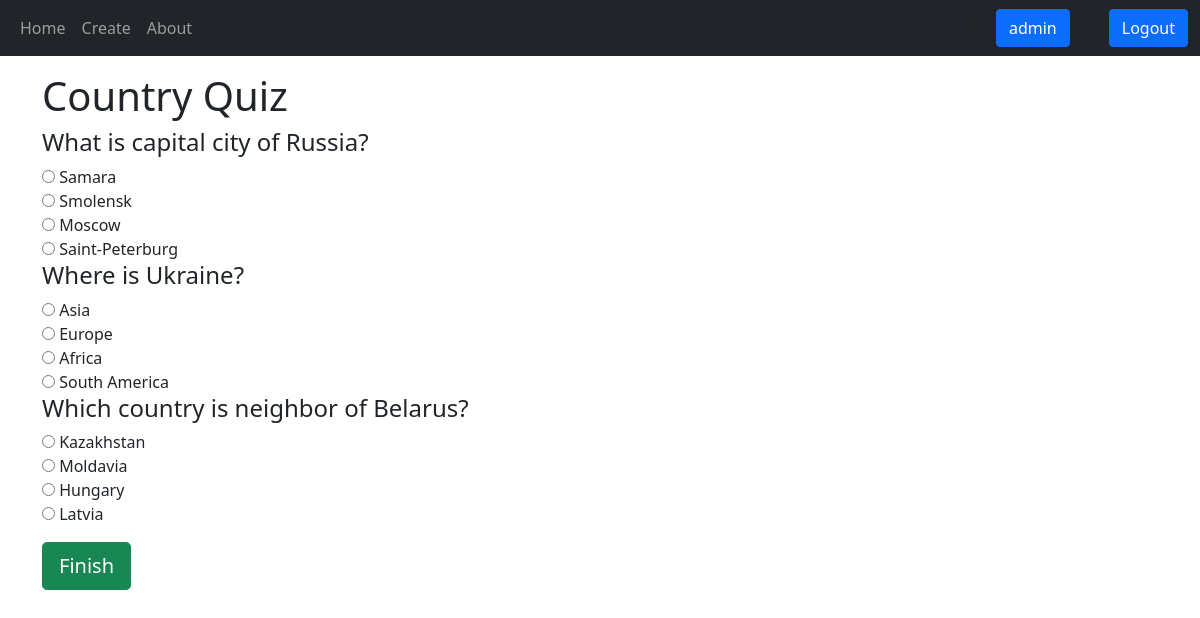
/play/17/ (signed in), run on the app's committed database.
### quiz/models.py (models this page shows, shortened)
class Quiz(models.Model):
    user = models.ForeignKey(User, on_delete=models.CASCADE)
    quiz_name = models.CharField(max_length=200)
    '''
    def getUsername(self):
        return self.user.username
    username = getUsername
    quiz_image = models.ImageField(upload_to=f'user_images/{username}/{quiz_name}/')
    '''
    pub_date = models.DateTimeField('Publication date')

class Question(models.Model):
    quiz = models.ForeignKey(Quiz, on_delete=models.CASCADE)
    question_text = models.CharField(max_length=200)

class Answer(models.Model):
    question = models.ForeignKey(Question, on_delete=models.CASCADE)
    answer_text = models.CharField(max_length=200)
    points = models.IntegerField(default=0)

### quiz/views.py (the view)
# urls.py: path('play/<int:quiz_id>/', views.play, name='play'),
def play(request, quiz_id):
    quiz = Quiz.objects.get(pk=quiz_id)
    question_list = quiz.question_set.all()
    return render(request, 'quiz/play.html', context={"quiz": quiz, "question_list": question_list})

### quiz/templates/quiz/play.html (shortened to what this page needs)
<!DOCTYPE html>
<html lang="en">
<head>
    <link href="https://cdn.jsdelivr.net/npm/bootstrap@5.1.2/dist/css/bootstrap.min.css" rel="stylesheet">
</head>
<body>
 <nav class="navbar navbar-expand-sm bg-dark navbar-dark">
        <div class="container-fluid">
            <ul class="navbar-nav">
                <li class="nav-item">
                    <a class="nav-link" href="{% url 'quiz:index' %}">Home</a>
                </li>
                <li class="nav-item">
                    <a class="nav-link" href="{% url 'quiz:create' %}">Create</a>
                </li>
                <li class="nav-item">
                    <a class="nav-link" href="{% url 'quiz:about' %}">About</a>
                </li>
            </ul>
            <div class="d-flex">
                {% if user.is_authenticated %}
                    <li class="nav-item">{
                        <a class="btn btn-primary mx-3" href="{% url 'quiz:profile' user.id%}">{{ user.get_username }}</a></li>
                    <li class="nav-item">
                        <a class="btn btn-primary" href="{% url 'logout'%}?next={{request.path}}">Logout</a>
                    </li>
                {% endif %}
                </div>
        </div>
    </nav>
<div class="container my-3">
    {% if user.is_authenticated %}
        <h1>{{ quiz.quiz_name }}</h1>
        <div id="question_list">
        <form action="{% url 'quiz:result' quiz.id%}" method="post">
            {% for question in question_list %}
                <h4>{{ question.question_text }}</h4>
                {% for answer in question.answer_set.all %}
                    <input type="radio" name="answer{{ question.id }}" id="answer{{ question.id }}-{{ forloop.counter }}" value="{{ answer.id }}">
                    <label for="answer{{ question.id }}-{{ forloop.counter }}">{{ answer.answer_text }}</label><br>
                {% endfor %}
            {% endfor %}
        <input type="submit" value="Finish" class="btn btn-lg btn-success mt-3">
        </form>
    {% else %}
        <h1>Login firstly and then play :)</h1>
    {% endif %}
    </div>
</div>
</body>
</html>

### data on the page
Quiz: quiz_name "Country Quiz"
Question: question_text "What is capital city of Russia?"
Answer: answer_text "Samara"
Answer: answer_text "Smolensk"
Answer: answer_text "Moscow"
Answer: answer_text "Saint-Peterburg"
Question: question_text "Where is Ukraine?"
Answer: answer_text "Asia"
Answer: answer_text "Europe"
Answer: answer_text "Africa"
Answer: answer_text "South America"
Question: question_text "Which country is neighbor of Belarus?"
Answer: answer_text "Kazakhstan"
Answer: answer_text "Moldavia"
Answer: answer_text "Hungary"
Answer: answer_text "Latvia"

### other printed values
{{ user.get_username }} "admin"
